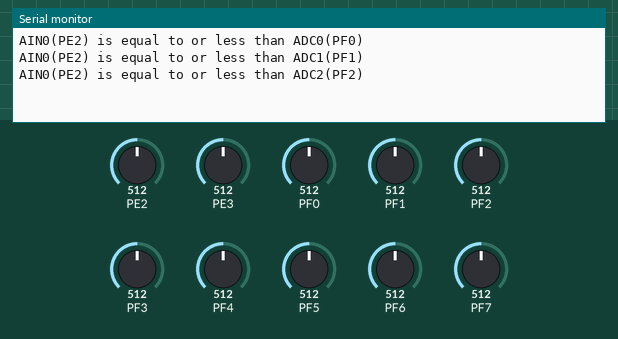
A program run on a simulated ATmega128, built with avr-gcc and emulated at 16 MHz. Shown: the last lines printed to the serial monitor. Inputs (shaded band) come from the test bench; at power-on: PE2 = 512, PF0 = 512, PE3 = 512, PF1 = 512, PF2 = 512, PF3 = 512, PF4 = 512, PF5 = 512, PF6 = 512, PF7 = 512.

Above: at 1.8 s.
1.9 s: PE2 set to 530
At 2.6 s:
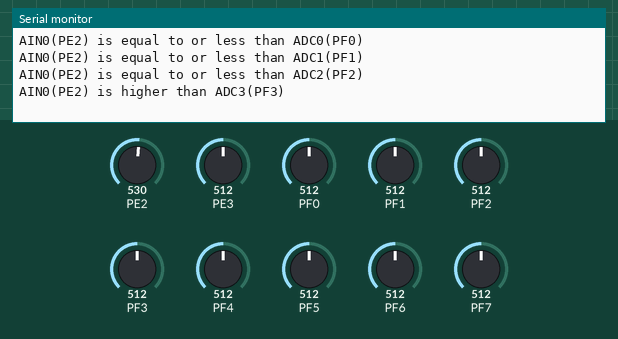
5.6 s: PF0 set to 540
At 6.2 s:
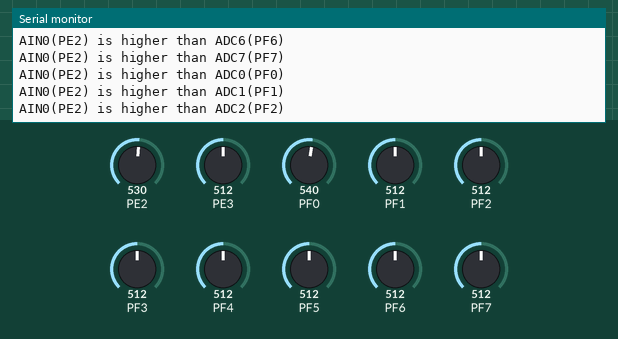
Timing chart, 0 to 8.6 s (numbered marks = the images above; inputs shaded):
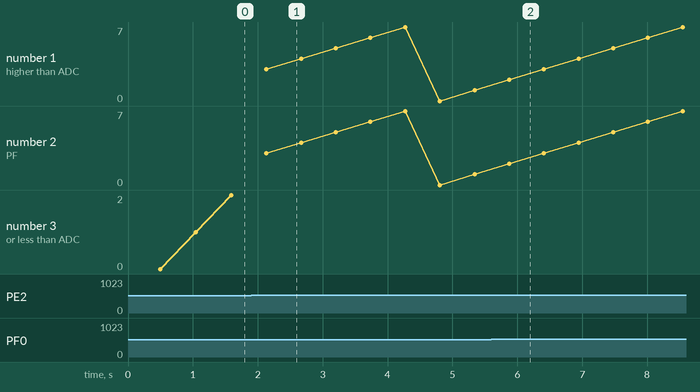

The program:

Analog_comparator_ex3.c
```c
/*
 * Analog comparator_ex3.c
 *
 * Created: 2025-11-24 오후 2:26:52
 * Author : jbhma
 */

#include <avr/io.h>
#define F_CPU 16000000
#include <util/delay.h>
#include <stdio.h>

// --- UART 관련 설정 시작 ---
int uart0_putchar(char c, FILE *stream);
FILE uart0_stream = FDEV_SETUP_STREAM(uart0_putchar, NULL, _FDEV_SETUP_RW);

void usart0_9600_8_1_np(void)
{
	UCSR0B = 0x18;   // USART0 Rx Tx Enable
	UCSR0C = 0x06;   // No parity, 1 stop bit, 8 data bits
	UBRR0H = 0; UBRR0L = 103;   // 9600
	stdout = &uart0_stream;
}

int uart0_putchar(char c, FILE *stream)
{
	while((UCSR0A & 0x20) == 0); // 송신 가능할 때까지 기다림
	UDR0 = c;
	while((UCSR0A & 0x40) == 0); // 송신 완료까지 기다림
	return 0;
}

void Tx0(unsigned char c)
{
	while((UCSR0A & 0x20) == 0); // 송신 가능할 때까지 기다림
	UDR0 = c;
	while((UCSR0A & 0x40) == 0); // 송신 완료까지 기다림
}
// --- UART 관련 설정 끝 ---


// AIN0(PE2):positive, AIN1(PE3):negative (이 주석은 일반 모드일 때이고, 여기선 MUX 사용)
// ACO=1 if AIN0 is equal to or higher than AIN1

void init_AC_MUX(void)
{
	DDRE = 0x00;    // AIN0(PE2) 입력 설정
	DDRF = 0x00;    // AIN1(PF0:7) 입력 설정 (ADC 핀들)

	// SFIOR 레지스터 설정이 핵심입니다.
	SFIOR = 0x08;   // ACME=1: Analog Comparator Multiplexer Enable (ADMUX 사용)

	// ADC 기능이 켜져 있으면 MUX가 비교기에 연결되지 않으므로 꺼야 합니다.
	ADCSRA = 0;     // ADEN=0 in ADCSRA, ADMUX 사용

	ACSR = 0x00;    // ACD ACBG ACO ACI ACIE ACIC ACIS1 ACIS0 (인터럽트 사용 안 함)
}

void check_AC_MUX(void)
{
	unsigned char i;
	for(i=0; i<8; i++)
	{
		ADMUX = i;  // PFi as AIN1 (비교기의 음(-) 입력으로 PF(i) 선택)
		_delay_ms(500); // 0.5초 대기

		// ACSR의 5번 비트(ACO)를 확인하여 비교 결과 출력
		if(ACSR & 0x20)
		printf("AIN0(PE2) is higher than ADC%d(PF%d)\n", i, i);
		else
		printf("AIN0(PE2) is equal to or less than ADC%d(PF%d)\n", i, i);
	}
}

int main(void)
{
	usart0_9600_8_1_np();
	init_AC_MUX();
	while (1)
	{
		check_AC_MUX();
	}
}
```

Measured:
- the behaviour switches between 512 and 513 on PE2 (found by bisection; images 0 and 1)
- after the input at 1.9 s, the serial monitor: prints a new line after 0.23 s (image 1)
